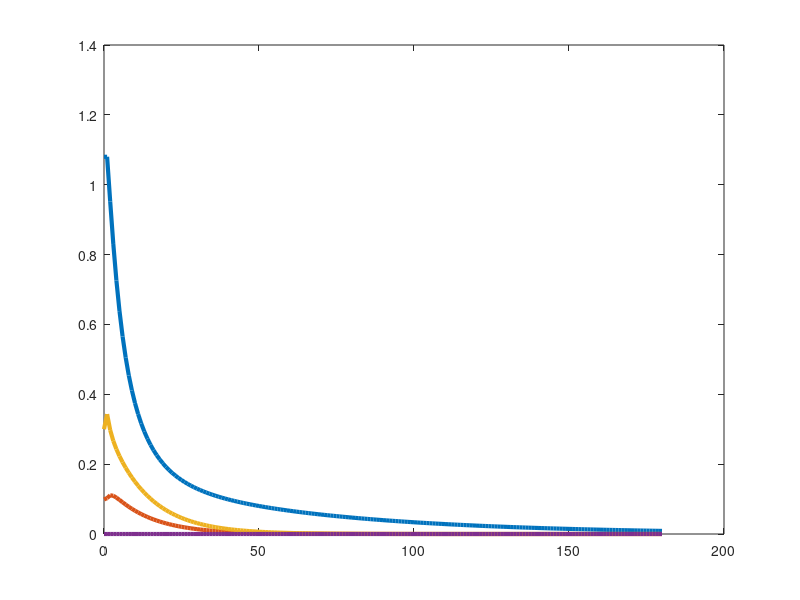

The MATLAB source for this figure: (Note: this script raises an error after producing the figure.)

clear; clc; close all;

% Parameters
T = 180;                   % Total simulation time (in minutes)
k0 = 0.0165;              % Insulin-independent fractional removal rate
a1 = 0.394;                   % a1 - a6 parameters
a2 = 0.142;                 
a3 = 0.251;
a4 = 0.394;
a5 = (3.15*10^-8)*(7*10^-6);
a6 = 2.8*10^3*(7*10^-6);

% Equilibrium point (upright)
x_bar1 = 0.95;
x_bar3 = 0.3;
x_bar2 = (a2*x_bar3)/a1;
x_bar4 = (a5*x_bar3)/a6;
x_bar = [x_bar1;
         x_bar2;
         x_bar3;
         x_bar4]; 
u_bar = [x_bar1*(k0+x_bar2);
         (a3 + a2*a3*a4 + a5)*(x_bar3)];
y_bar = x_bar1;  

% Initial states (t=0)
x = zeros(4, T+1);
x(:,1) = [1.08; ((0.0165 + ((a2/a1)*(0.3)))/1.08)-0.0165; 0.3; 0];
u = zeros(2, T);
u(:,1) = [x(1,1)*(k0+x(2,1)); (a3 + a2*a3*a4 + a5)*(x(3,1))];
y = zeros(1, T+1);
y(:,1) = x(1);

% Simulation loop
for t = 1:T 
    x(1,t+1) = x(1,t) - (k0+x(2,t))*x(1,t) + u(1,t);           % Glucose Concentration
    x(2,t+1) = x(2,t) - a1*x(2,t) + a2*x(3,t);                  % k(t)
    x(3,t+1) = x(3,t) - a3*x(3,t) + a4*x(2,t) + a6*x(4,t) + u(2,t); % i(t)
    x(4,t+1) = x(4,t) - a6*x(4,t) + a5*x(3,t);                   % i3(t)
    u(1, t) = 0.1184;
    u(2, t) = (a3 + a2*a3*a4 + a5) * x(3,t);  
end

% Plotting
figure;

plot(0:T, x(1,:), '-', 'LineWidth', 3, 'DisplayName', '$x_1(t)$');
hold on;
plot(0:T, x(2,:), '-', 'LineWidth', 3, 'DisplayName', '$x_2(t)$');
plot(0:T, x(3,:), '-', 'LineWidth', 3, 'DisplayName', '$x_3(t)$');
plot(0:T, x(4,:), '-', 'LineWidth', 3, 'DisplayName', '$x_4(t)$');
yline(x_bar(1), '--', 'LineWidth', 2, 'HandleVisibility', 'off');
yline(x_bar(2), '--', 'LineWidth', 2, 'HandleVisibility', 'off');
yline(x_bar(3), '--', 'LineWidth', 2, 'HandleVisibility', 'off');
yline(x_bar(4), '--', 'LineWidth', 2, 'HandleVisibility', 'off');
xlabel('Time Step $t$', 'FontSize', 28, 'Interpreter', 'latex');
ylabel('State Components $x_i(t)$', 'FontSize', 28, 'Interpreter', 'latex');
title('Nonlinear System Simulation', 'FontSize', 32, 'Interpreter', 'latex');
legend('FontSize', 24, 'Interpreter', 'latex', 'Location', 'best');
grid on;
set(gca, 'FontSize', 24);
